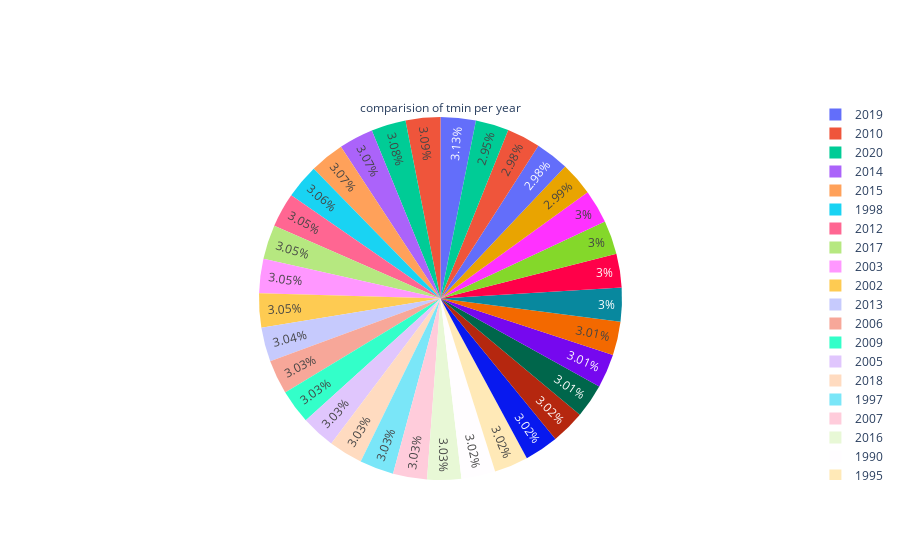

The code cell stored with this chart in its notebook:
### Code cell
p2=go.Pie(labels=df1['year'], values=df1['tmin'].round(2),title='comparision of tmin per year')
fig=go.Figure(p2)
fig.update_traces(textposition='inside')
fig=fig.update_layout(uniformtext_minsize=12, uniformtext_mode='hide')
fig.show()

### Figure 1 — Plotly figure (JSON) as saved in the notebook; plotly's stock layout.template omitted (floating-point values rounded to 4 significant figures)
{"data": [{"labels": [1990, 1991, 1992, 1993, 1994, 1995, 1996, 1997, 1998, 1999, 2000, 2001, 2002, 2003, 2004, 2005, 2006, 2007, 2008, 2009, 2010, 2011, 2012, 2013, 2014, 2015, 2016, 2017, 2018, 2019, 2020, 2021, 2022], "textposition": "inside", "title": {"text": "comparision of tmin per year"}, "type": "pie", "values": [19.53, 19.34, 19.4, 19.26, 19.41, 19.52, 19.43, 19.57, 19.79, 19.31, 19.52, 19.49, 19.68, 19.7, 19.24, 19.58, 19.59, 19.57, 19.38, 19.59, 19.98, 19.43, 19.72, 19.64, 19.82, 19.8, 19.55, 19.72, 19.58, 20.23, 19.89, 19.39, 19.06]}], "layout": {"uniformtext": {"minsize": 12, "mode": "hide"}}}
